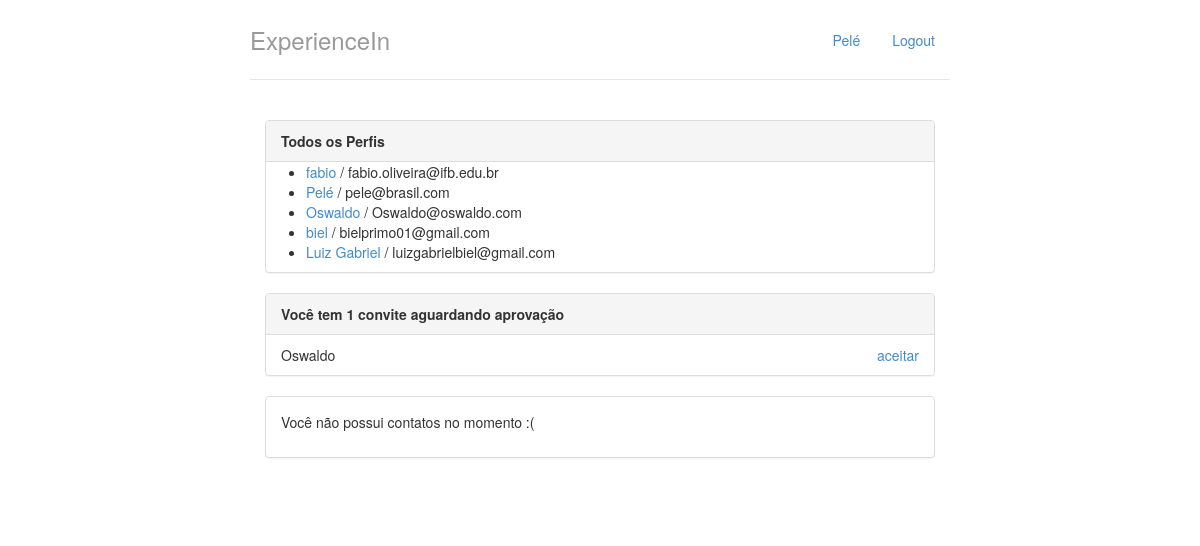
The page / (signed in) on the database its author committed.
### perfis/models.py (models this page shows, shortened)
class Perfil(models.Model):
	nome = models.CharField(max_length=255, null=False)
	telefone = models.CharField(max_length=15, null=False)
	nome_empresa = models.CharField(max_length=255, null=False)
	contatos = models.ManyToManyField('self')
	usuario = models.OneToOneField(User, on_delete=models.CASCADE, related_name='perfil')
	@property
	def email(self):
		return self.usuario.email

class Convite(models.Model):
	solicitante = models.ForeignKey(Perfil, on_delete=models.CASCADE, related_name='convites_feitos')
	convidado = models.ForeignKey(Perfil, on_delete=models.CASCADE, related_name='convites_recebidos')

### perfis/views.py (the view)
# urls.py: path('', views.index, name='index'),
@login_required
def index(request):
    print(request.user.username)
    print(request.user.email)
    print(request.user.user_permissions)
    return render(request,'index.html',{'perfis': Perfil.objects.all(), 'perfil_logado' : get_perfil_logado(request) })

### perfis/views.py (called while the page is built)
@login_required
def get_perfil_logado(request):
	return request.user.perfil

### perfis/templates/index.html
{% extends "base.html" %}
{% block body %}
<div class="col-lg-12">
	<div class="panel panel-default">
		<div class="panel-heading">
			<strong>Todos os Perfis</strong>
		</div>
		{% if perfis %}
		<ul>
			{% for perfil in perfis %}
			<li>
				<a href="{% url 'exibir' perfil.id %}">{{perfil.nome}}</a> / {{perfil.email}}
			</li>
			{% endfor %}
		</ul>
		{% else %}
		<p>Nenhum perfil encontrado</p>
		{% endif %}
	</div>
	<div class="panel panel-default">
		{% with total_de_convites=perfil_logado.convites_recebidos.count %}
			{% if total_de_convites %}
				<div class="panel-heading">
					<strong>Você tem {{ total_de_convites }} convite{{ total_de_convites|pluralize}} aguardando aprovação</strong>
				</div>
				<ul class="list-group">
					{% for convite in perfil_logado.convites_recebidos.all %}
						<li class="list-group-item">
							{{ convite.solicitante.nome }}
							<a href="{% url 'aceitar' convite.id %}" class="pull-right">aceitar</a>
						</li>
					{% endfor %}
				</ul>
			{% else %}
				<div class="panel-body">
					<p>Nenhum convite recebido :(</p>
				</div>
			{% endif %}
		{% endwith %}
	</div>
	<div class="panel panel-default">
		{% with total_de_contatos=perfil_logado.contatos.count %}
			{% if total_de_contatos %}
				<div class="panel-heading">
					<strong>Você tem {{ total_de_contatos }} contato{{ total_de_contatos|pluralize}}</strong>
				</div>
				<ul class="list-group">
					{% for contato in perfil_logado.contatos.all %}
						<li class="list-group-item">
							<a href="{% url 'exibir' contato.id %}">{{contato.nome}}</a>
						</li>
					{% endfor %}
				</ul>
			{% else %}
				<div class="panel-body">
					<p>Você não possui contatos no momento :(</p>
				</div>
			{% endif %}
		{% endwith %}
	</div>
</div>
{% endblock %}

### perfis/templates/base.html (shortened to what this page needs)
{% load staticfiles %}
<!DOCTYPE html>
<html lang="pt-br">
<head>
	<link rel="stylesheet" href="{% static "styles/bootstrap.css" %}">
	<link rel="stylesheet" href="{% static "styles/main.css" %}">
</head>
<body>
	<div class="container">
		<div class="header">
			<ul class="nav nav-pills pull-right">
				<li><a href="{% url 'index' %}">{{ perfil_logado.nome }}</a></li>
				<li><a href="{% url 'logout' %}">Logout</a></li>
			</ul>
			<h3 class="text-muted">ExperienceIn</h3>
		</div>
		<div class="row content">
			{% block body %}
			{% endblock %}
		</div>
	</div>
</body>
</html>

### perfis/static/styles/main.css (style rules this page uses)
body { padding-top: 20px; padding-bottom: 20px; }
.header, .content, .footer { padding-left: 15px; padding-right: 15px; }
.header { border-bottom: 1px solid #e5e5e5; }
.header h3 { margin-top: 0; margin-bottom: 0; line-height: 40px; padding-bottom: 19px; }
@media (min-width: 768px) { .container { max-width: 730px; } }
.content { margin: 40px 0; }
@media screen and (min-width: 768px) { .header, .content, .footer { padding-left: 0; padding-right: 0; } }
@media screen and (min-width: 768px) { .header { margin-bottom: 30px; } }

### rows shown on the page
Perfil: nome "Pelé", email "pele@brasil.com"
Perfil: nome "fabio", email "fabio.oliveira@ifb.edu.br"
Perfil: nome "Oswaldo", email "Oswaldo@oswaldo.com"
Perfil: nome "biel", email "bielprimo01@gmail.com"
Perfil: nome "Luiz Gabriel", email "luizgabrielbiel@gmail.com"
Convite: solicitante.nome "Oswaldo"

### other values the page prints
{{ total_de_convites }} "1"
